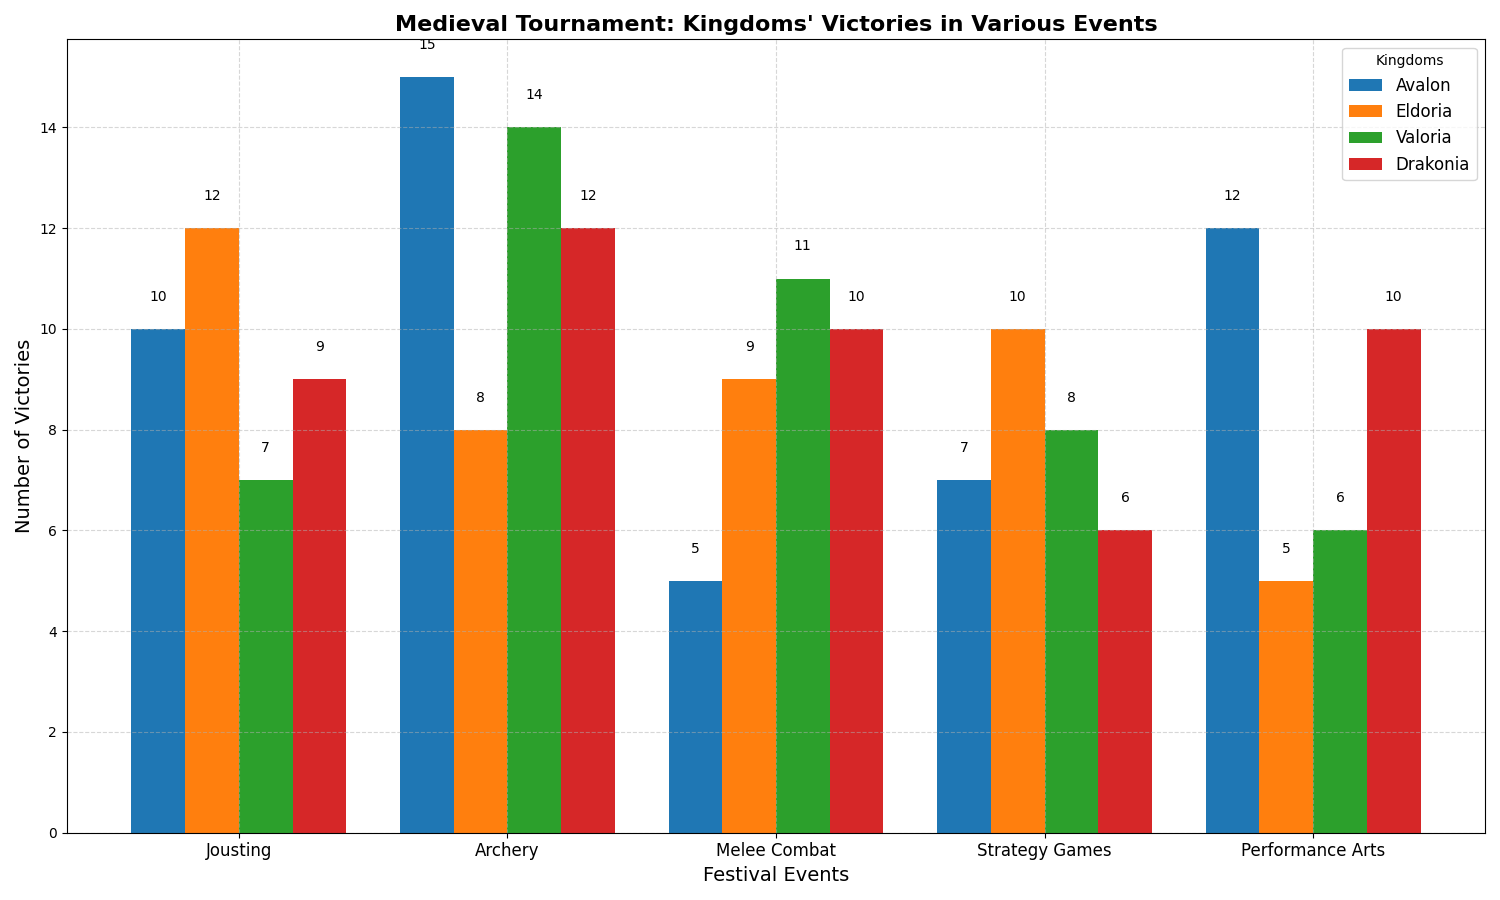

Reproduce this figure in Python.
import matplotlib.pyplot as plt
import numpy as np

# Backstory:
# A medieval tournament themed festival was held where different kingdoms competed in various events over the course of the month
# We will visualize the total victories each kingdom achieved in distinct categories (Jousting, Archery, Melee Combat, Strategy Games, Performance Arts)

# Kingdoms and events
kingdoms = ['Avalon', 'Eldoria', 'Valoria', 'Drakonia']
events = ['Jousting', 'Archery', 'Melee Combat', 'Strategy Games', 'Performance Arts']

# Data for victories in each event for the kingdoms (rows: kingdoms, columns: events)
victories = np.array([
    [10, 15, 5, 7, 12],   # Avalon
    [12, 8, 9, 10, 5],    # Eldoria
    [7, 14, 11, 8, 6],    # Valoria
    [9, 12, 10, 6, 10]    # Drakonia
])

# Colors map for each kingdom
colors = ['#1f77b4', '#ff7f0e', '#2ca02c', '#d62728']

# Setting up the figure and changing the structure to contain subplots
fig, ax = plt.subplots(figsize=(15, 9))

# Bar width
bar_width = 0.2

# Positions of bars on X-axis
indices = np.arange(len(events))

# Plotting bar by bar for each kingdom
for i, kingdom in enumerate(kingdoms):
    ax.bar(indices + i * bar_width, victories[i], bar_width, label=kingdom, color=colors[i])

# Adding labels and title
ax.set_xlabel('Festival Events', fontsize=14)
ax.set_ylabel('Number of Victories', fontsize=14)
ax.set_title('Medieval Tournament: Kingdoms\' Victories in Various Events', fontsize=16, fontweight='bold')
ax.set_xticks(indices + bar_width * (len(kingdoms)-1) / 2)
ax.set_xticklabels(events, fontsize=12)

# Adding a legend to the plot
ax.legend(title='Kingdoms', fontsize=12)

# Customizing the background grid
ax.grid(True, linestyle='--', alpha=0.5)

# Annotate the bars with the victory numbers
for i in range(len(events)):
    for j in range(len(kingdoms)):
        ax.text(indices[i] + j * bar_width, victories[j][i] + 0.5, str(victories[j][i]), ha='center', va='bottom', fontsize=10, color='black')

# Automatically adjust the layout
plt.tight_layout()

# Show the plot
plt.show()
